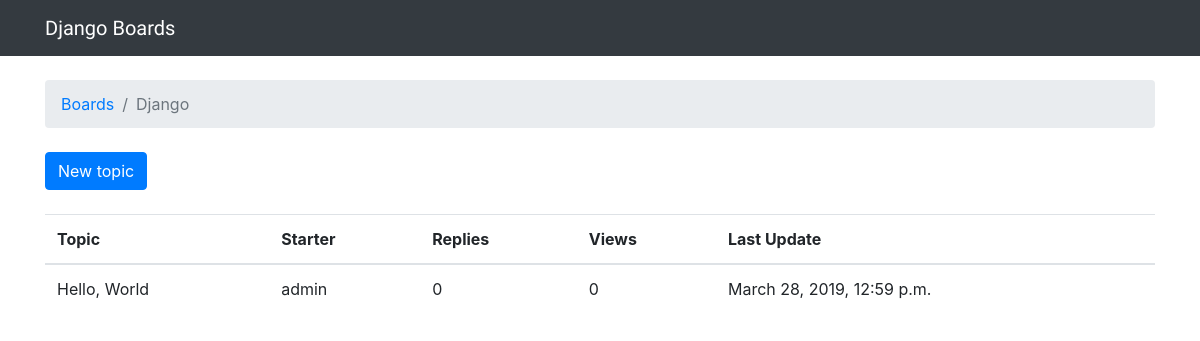
The app's page /boards/1/ with its own data.
### boards/models.py (models this page shows, shortened)
class Board(models.Model):
    name = models.CharField(max_length=30, unique=True)
    description = models.CharField(max_length=100)

class Topic(models.Model):
    subject = models.CharField(max_length=255)
    last_updated = models.DateTimeField(auto_now_add=True)
    board = models.ForeignKey(Board, related_name='topics', on_delete=models.CASCADE)
    starter = models.ForeignKey(User, related_name='topics', on_delete=models.CASCADE)

### boards/views.py (the view)
# urls.py: url(r'^boards/(?P<pk>\d+)/$', views.board_topics, name='board_topics'),
def board_topics(request, pk):
    board = get_object_or_404(Board, pk=pk)
    return render(request, 'topics.html', {'board': board})

### templates/topics.html (shortened to what this page needs)
{% extends 'base.html' %}
{% block breadcrumb %}
<li class="breadcrumb-item"><a href="{% url 'home' %}">Boards</a></li>
<li class="breadcrumb-item active">{{ board.name }}</li>
{% endblock %}
{% block content %}
<div class="mb-4">
    <a href="{% url 'new_topic' board.pk %}" class="btn btn-primary">New topic</a>
</div>
<table class="table">
    <thead class="thead-inverse">
    <tr>
        <th>Topic</th>
        <th>Starter</th>
        <th>Replies</th>
        <th>Views</th>
        <th>Last Update</th>
    </tr>
    </thead>
    <tbody>
    {% for topic in board.topics.all %}
    <tr>
        <td>{{ topic.subject }}</td>
        <td>{{ topic.starter.username }}</td>
        <td>0</td>
        <td>0</td>
        <td>{{ topic.last_updated }}</td>
    </tr>
    {% endfor %}
    </tbody>
</table>
{% endblock %}

### records on screen
Board: name "Django"
Topic: subject "Hello, World", starter.username "admin", last_updated "March 28, 2019, 12:59 p.m."
